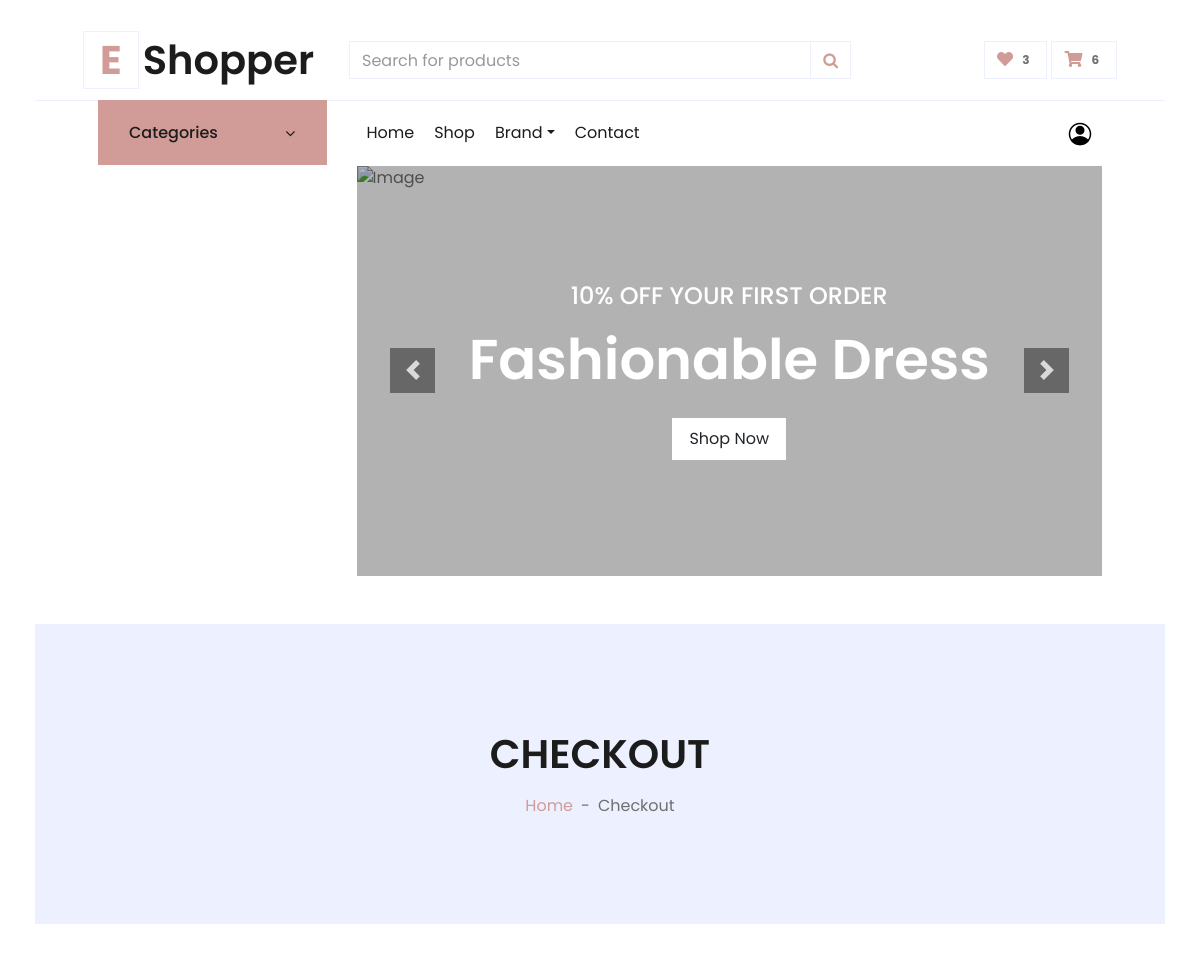
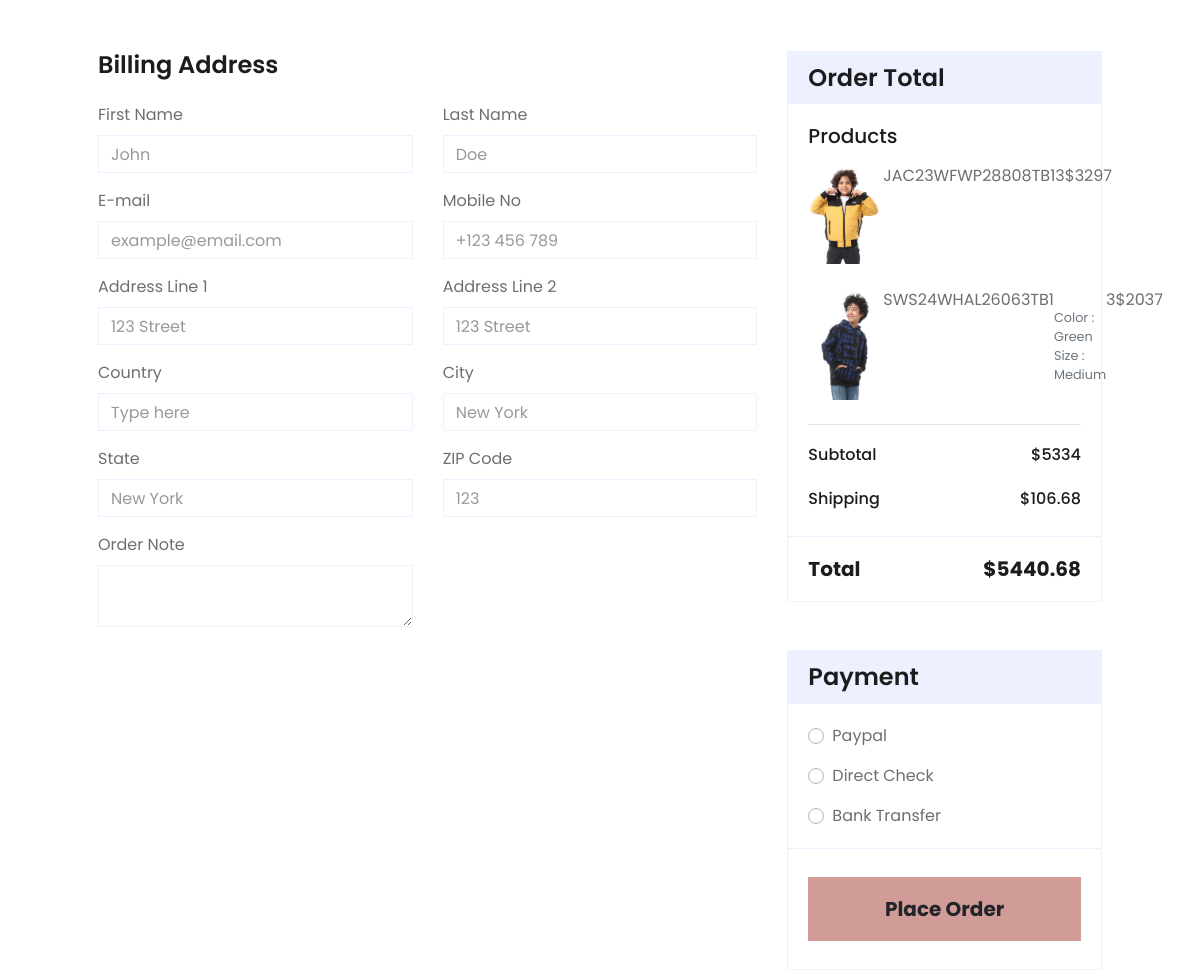
Page /cart/checkout/ (signed in, upper part) on the earlier database version (2 pictures, top to bottom).
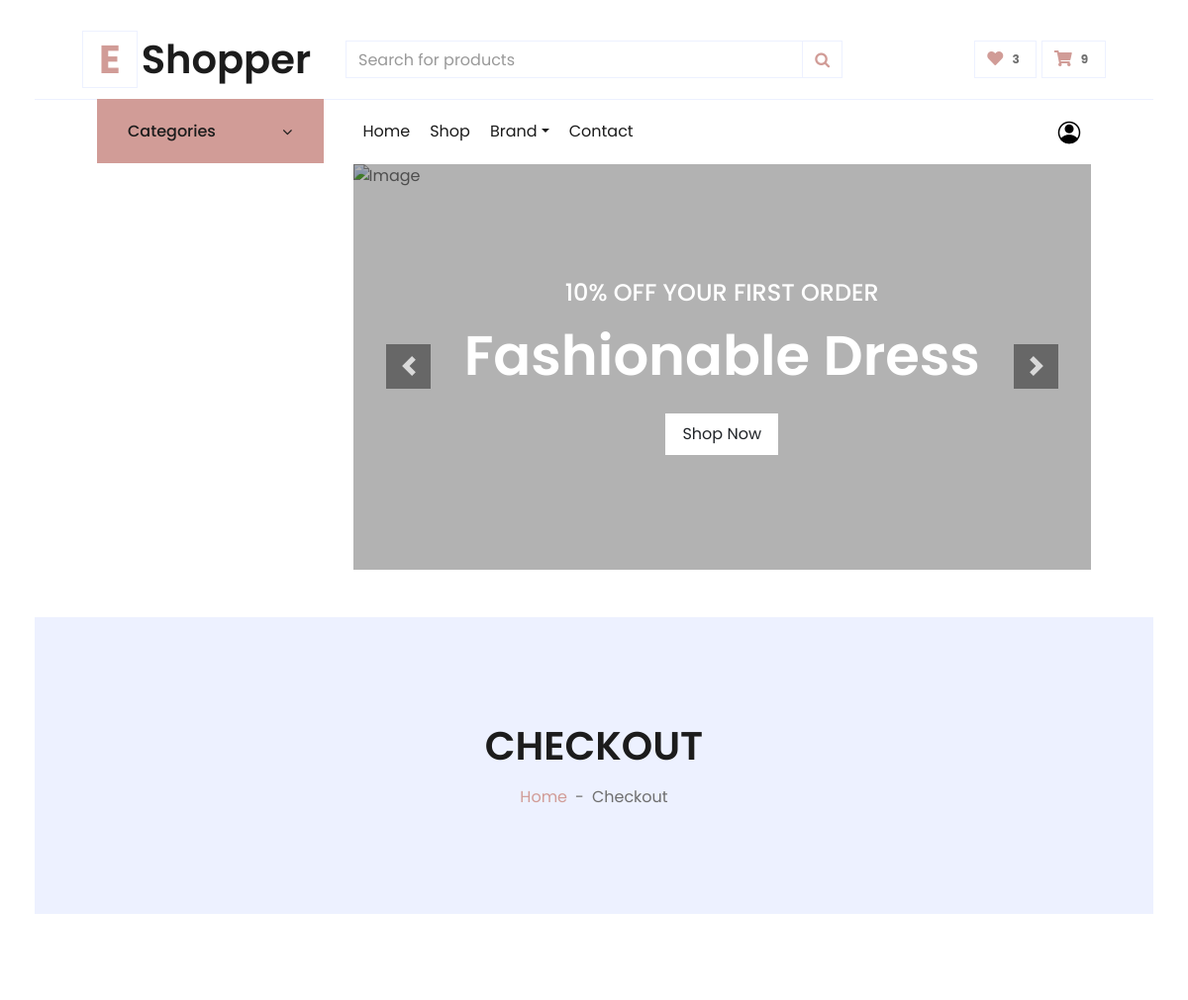
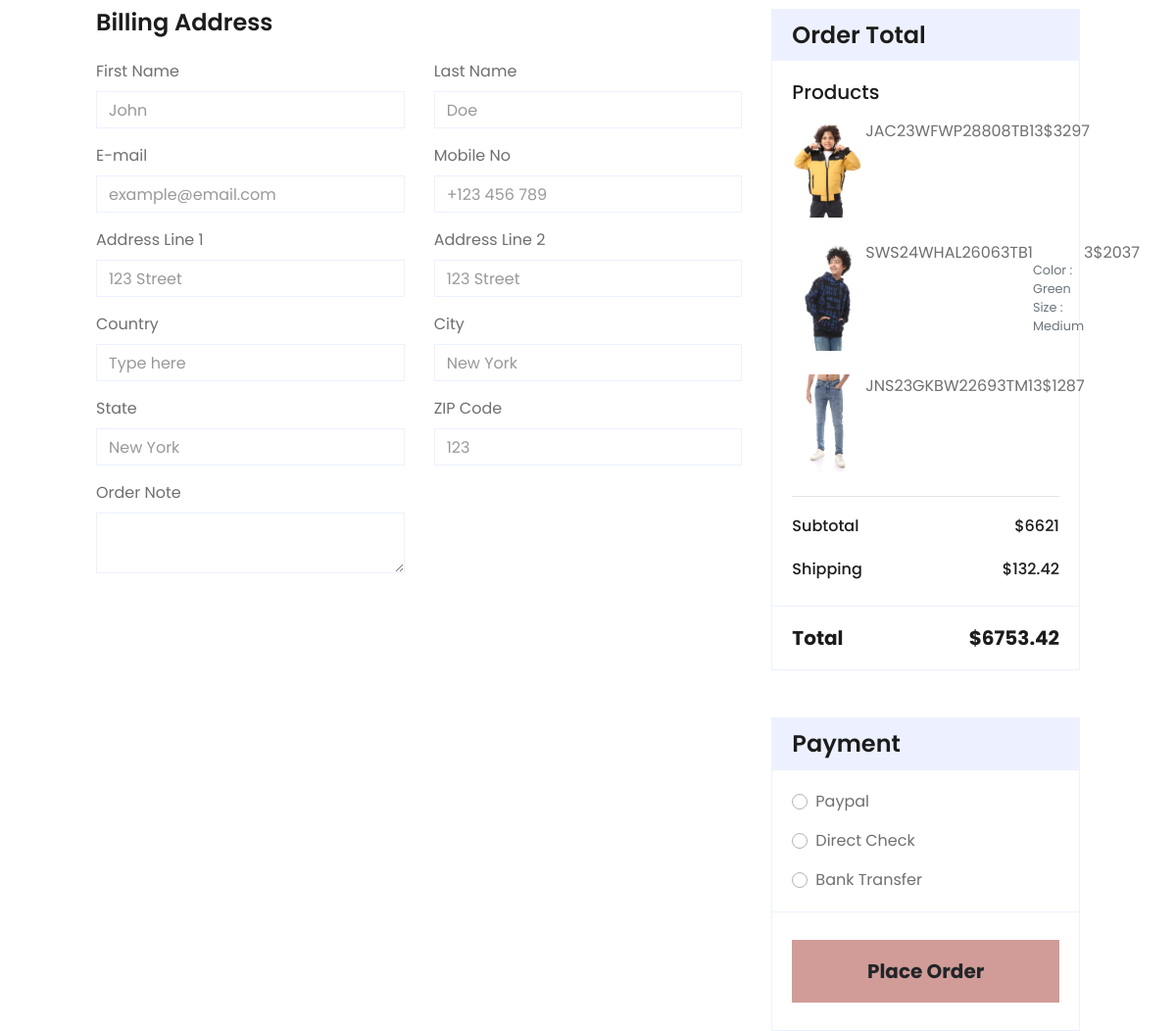
Same page on the later database version (2 pictures, top to bottom).
### carts/models.py (models this page shows)
class CartItem(models.Model):
    user = models.ForeignKey(User, on_delete=models.CASCADE , null=True)
    product = models.ForeignKey("product.Product", on_delete=models.CASCADE)
    variations = models.ManyToManyField("product.Variation",blank=True)
    cart = models.ForeignKey(Cart, on_delete=models.CASCADE , null=True)
    quantity = models.IntegerField()
    is_active = models.BooleanField(default=True)
    def sub_total(self):
        if self.product.discount:
            return self.product.discount * self.quantity
        else:
            return self.product.price * self.quantity
    def __str__(self):
        return str(self.product)

### product/models.py (models this page shows, shortened)
class Product(models.Model):
    name = models.CharField(max_length=100)
    image = models.ImageField(upload_to='product/')
    stock = models.IntegerField()
    price = models.IntegerField(default=0)
    discount = models.FloatField(_(""))
    description = models.TextField(max_length=10000)
    like = models.ManyToManyField(User , blank=True,related_name='product_favourite')
    created_at = models.DateTimeField( default=timezone.now)
    category = models.ForeignKey('ProductCategory',verbose_name=('category'), on_delete=models.CASCADE ,default='')
    subcategory = models.ForeignKey("Subcategory" , on_delete=models.CASCADE ,default='')
    PRDBrand = models.ForeignKey('settings.Brand' ,related_name='product_brand', on_delete=models.CASCADE , blank=True, null=True ,verbose_name=_("Brand "))
    slug = models.SlugField(null=True,blank=True , unique=True)
    tags = TaggableManager()
    views = models.PositiveIntegerField(default=0)
    is_available = models.BooleanField(default=True)
    class Meta:
        ordering = ["name"]
    def __str__(self):
        return self.name

class Variation(models.Model):
    product = models.ForeignKey(Product,  on_delete=models.CASCADE)
    variation_category = models.CharField( max_length=200 , choices=variation_category_choice)
    variation_value = models.CharField( max_length=200 )
    is_active = models.BooleanField(default=True)
    created_at = models.DateTimeField(  auto_now_add=True)
    objects = VariationManager()

### carts/views.py (the view)
# urls.py: path('checkout/', checkout ,name = 'checkout'),
@login_required(login_url='login')
def checkout(request,total=0 ,quantity=0,cart_items=None):
    try:
        tax = 0
        grand_total=0
        if request.user.is_authenticated:
             cart_items = CartItem.objects.filter(user=request.user,is_active=True)
        else:
            cart = Cart.objects.get(cart_id=_cart_id(request))
            cart_items = CartItem.objects.filter(cart=cart,is_active=True)
        for cart_item in cart_items:
            if cart_item.product.discount:
                total+=(cart_item.product.discount * cart_item.quantity)
                quantity+=cart_item.quantity
            else:
                total+=(cart_item.product.price * cart_item.quantity)
                quantity+=cart_item.quantity
        tax = (2 * total)/100
        grand_total = total+tax
    except Cart.DoesNotExist:
        pass
    context={
        'cart_items':cart_items,
        'total':total,
        'quantity':quantity,
        'tax':tax,
        'grand_total':grand_total,
    }
    return render(request,'checkout/checkout.html',context)

### accounts/favourite_context.py (called while the page is built)
def counter(request):
    product_count = 0
    if request.user.is_authenticated:
        if 'admin' in request.path:
            return{}
        else :
            try :
                user_favourites = Product.objects.filter(like=request.user)
                product_count = user_favourites.count()
            except Product.DoesNotExist:
                product_count=0
    return dict(product_count=product_count)

### carts/cart_context.py (called while the page is built)
def counter(request):
    cart_count = 0
    if 'admin' in request.path:
        return{}
    else :
        try :
            cart = Cart.objects.filter(cart_id=_cart_id(request))
            if request.user.is_authenticated:
                cart_items= CartItem.objects.all().filter(user=request.user)
            else:
                cart_items = CartItem.objects.all().filter(cart=cart[:1])
            for cart_item in cart_items:
                cart_count+=cart_item.quantity
        except Cart.DoesNotExist:
            cart_count=0
    return dict(cart_count=cart_count)

### carts/views.py (called while the page is built)
def _cart_id(request):
    cart = request.session.session_key
    if not cart:
        cart = request.session.create()
    return cart

### carts/templates/checkout/checkout.html (shortened to what the changed rows need)
{% extends 'base.html' %}
{% load static %}
{% block body %}
<div class="container-fluid bg-secondary mb-5">
    <div class="d-flex flex-column align-items-center justify-content-center" style="min-height: 300px">
        <h1 class="font-weight-semi-bold text-uppercase mb-3">Checkout</h1>
    </div>
</div>
<form method="POST" action="{% url 'orders:place_order' %}">
    <div class="container-fluid pt-5">
        <div class="row px-xl-5">
            <div class="col-lg-4">
                <div class="card border-secondary mb-5">
                    <div class="card-body">
                        <h5 class="font-weight-medium mb-3">Products</h5>
                        {% for cart_item in cart_items %}
                        <div class="d-flex justify-content-between"><img src="{{cart_item.product.image.url}}" alt=""
                                style="width: 75px;">
                            {{cart_item}}
                            <p class="text-muted small"><br>
                                {% if cart_item.variations.all %}
                                {% for item in cart_item.variations.all  %}
                                {{item.variation_category|capfirst}} :
                                {{item.variation_value|capfirst}}<br>
                                {% endfor %}
                                {% endif %}
                                <p>{{cart_item.quantity}}</p>
                                <p>${{cart_item.sub_total}}</p>
                        </div><br>
                        {% endfor %}
                        <hr class="mt-0">
                        <div class="d-flex justify-content-between mb-3 pt-1">
                            <h6 class="font-weight-medium">Subtotal</h6>
                            <h6 class="font-weight-medium">${{total}}</h6>
                        </div>
                        <div class="d-flex justify-content-between">
                            <h6 class="font-weight-medium">Shipping</h6>
                            <h6 class="font-weight-medium">${{tax}}</h6>
                        </div>
                    </div>
                    <div class="card-footer border-secondary bg-transparent">
                        <div class="d-flex justify-content-between mt-2">
                            <h5 class="font-weight-bold">Total</h5>
                            <h5 class="font-weight-bold">${{grand_total}}</h5>
                        </div>
                    </div>
                </div>
            </div>
        </div>
    </div>
</form>
{% endblock %}

### templates/base.html (shortened to what the changed rows need)
{% load static %}
<!DOCTYPE html>
<html lang="en">
<head>
    <link href="https://cdnjs.cloudflare.com/ajax/libs/font-awesome/5.10.0/css/all.min.css" rel="stylesheet">
    <link rel="stylesheet" href="https://cdnjs.cloudflare.com/ajax/libs/font-awesome/4.7.0/css/font-awesome.min.css">
    <link href="{% static 'lib4/owlcarousel/assets/owl.carousel.min.css'%}" rel="stylesheet">
    <link href="{% static 'css4/style.css'%}" rel="stylesheet">
    <link href="{% static 'css4/review.css'%}" rel="stylesheet">
    <link href="{% static 'css4/custom.css'%}" rel="stylesheet">
</head>
<body>
    <div class="container-fluid">
        <div class="row align-items-center py-3 px-xl-5">
            <div class="col-lg-3 d-none d-lg-block">
                <a href="/" class="text-decoration-none">
                    <h1 class="m-0 display-5 font-weight-semi-bold"><span
                            class="text-primary font-weight-bold border px-3 mr-1">E</span>{{myfooter.site_name}}</h1>
                </a>
            </div>
            {% if user.is_authenticated %}
            <div class="col-lg-3 col-6 text-right">
                {% endif %}
                <a href="{% url 'carts:cart'%}" class="btn border">
                    <i class="fas fa-shopping-cart text-primary"></i>
                    <span class="badge">{{cart_count}}</span>
                </a>
            </div>
        </div>
        {% block body %}
        {% endblock body %}
</body>
</html>

Differences in the rows shown:
added CartItem: product.image (picture), product.name "JNS23GKBW22693TM1", quantity "3", sub_total "1287"
Other differences:
{{ cart_count }}: "6" → "9"
{{ total }}: "5334" → "6621"
{{ tax }}: "106.68" → "132.42"
{{ grand_total }}: "5440.68" → "6753.42"
